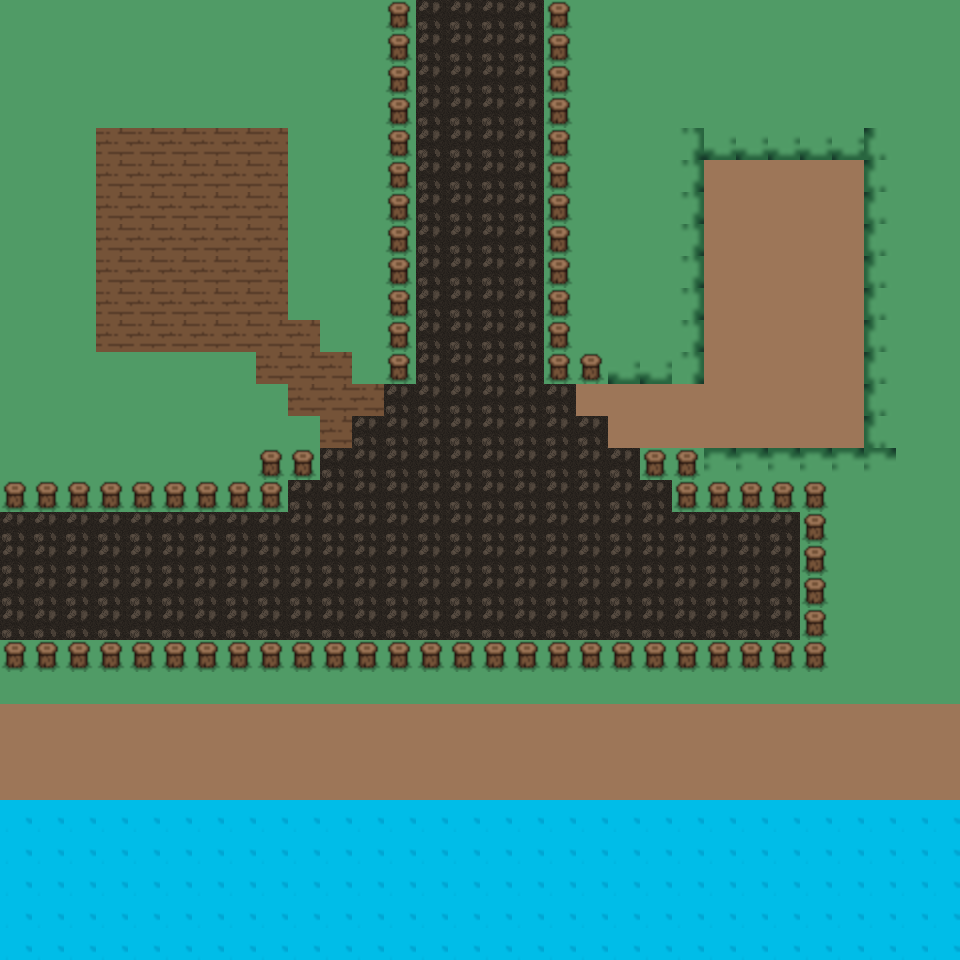

This game map was drawn from its Tiled (.tmx) file and the tilesets committed beside it. A one-line description and the full map source follow:
An orthogonal 30x30 tile map with 32x32 px tiles, 1 tile layer (Tile Layer 1).

<map version="1.10" tiledversion="1.10.2" orientation="orthogonal" renderorder="right-down" width="30" height="30" tilewidth="32" tileheight="32" infinite="0" nextlayerid="2" nextobjectid="1">
 <tileset firstgid="1" name="Project3" tilewidth="32" tileheight="32" tilecount="9" columns="0">
  <grid orientation="orthogonal" width="1" height="1" />
  <tile id="0">
   <image width="32" height="32" source="water_decorations.png" />
  </tile>
  <tile id="1">
   <image width="32" height="32" source="water.png" />
  </tile>
  <tile id="4">
   <image width="32" height="32" source="plains._edgepng.png" />
  </tile>
  <tile id="5">
   <image width="32" height="32" source="brown_plain.png" />
  </tile>
  <tile id="7">
   <image width="32" height="32" source="grass.png" />
  </tile>
  <tile id="9">
   <image width="32" height="32" source="fences.png" />
  </tile>
  <tile id="10">
   <image width="32" height="32" source="fence_end.png" />
  </tile>
  <tile id="11">
   <image width="32" height="32" source="fence_vert_mid.png" />
  </tile>
  <tile id="12">
   <image width="32" height="32" source="wooden.png" />
  </tile>
 </tileset>
 <layer id="1" name="Tile Layer 1" width="30" height="30">
  <data encoding="csv">
8,8,8,8,8,8,8,8,8,8,8,8,10,1,1,1,1,10,8,8,8,8,8,8,8,8,8,8,8,8,
8,8,8,8,8,8,8,8,8,8,8,8,10,1,1,1,1,10,8,8,8,8,8,8,8,8,8,8,8,8,
8,8,8,8,8,8,8,8,8,8,8,8,10,1,1,1,1,10,8,8,8,8,8,8,8,8,8,8,8,8,
8,8,8,8,8,8,8,8,8,8,8,8,10,1,1,1,1,10,8,8,8,8,8,8,8,8,8,8,8,8,
8,8,8,13,13,13,13,13,13,8,8,8,10,1,1,1,1,10,8,8,8,2684354565,3221225477,3221225477,3221225477,3221225477,3221225477,1610612741,8,8,
8,8,8,13,13,13,13,13,13,8,8,8,10,1,1,1,1,10,8,8,8,2684354565,6,6,6,6,6,1610612741,8,8,
8,8,8,13,13,13,13,13,13,8,8,8,10,1,1,1,1,10,8,8,8,2684354565,6,6,6,6,6,1610612741,8,8,
8,8,8,13,13,13,13,13,13,8,8,8,10,1,1,1,1,10,8,8,8,2684354565,6,6,6,6,6,1610612741,8,8,
8,8,8,13,13,13,13,13,13,8,8,8,10,1,1,1,1,10,8,8,8,2684354565,6,6,6,6,6,1610612741,8,8,
8,8,8,13,13,13,13,13,13,8,8,8,10,1,1,1,1,10,8,8,8,2684354565,6,6,6,6,6,1610612741,8,8,
8,8,8,13,13,13,13,13,13,13,8,8,10,1,1,1,1,10,8,8,8,2684354565,6,6,6,6,6,1610612741,8,8,
8,8,8,8,8,8,8,8,13,13,13,8,10,1,1,1,1,10,10,3221225477,3221225477,2684354565,6,6,6,6,6,1610612741,8,8,
8,8,8,8,8,8,8,8,8,13,13,13,1,1,1,1,1,1,6,6,6,6,6,6,6,6,6,1610612741,8,8,
8,8,8,8,8,8,8,8,8,8,13,1,1,1,1,1,1,1,1,6,6,6,6,6,6,6,6,1610612741,8,8,
8,8,8,8,8,8,8,8,10,10,1,1,1,1,1,1,1,1,1,1,10,10,5,5,5,5,5,5,8,8,
10,10,10,10,10,10,10,10,10,1,1,1,1,1,1,1,1,1,1,1,1,10,10,10,10,10,8,8,8,8,
1,1,1,1,1,1,1,1,1,1,1,1,1,1,1,1,1,1,1,1,1,1,1,1,1,10,8,8,8,8,
1,1,1,1,1,1,1,1,1,1,1,1,1,1,1,1,1,1,1,1,1,1,1,1,1,10,8,8,8,8,
1,1,1,1,1,1,1,1,1,1,1,1,1,1,1,1,1,1,1,1,1,1,1,1,1,10,8,8,8,8,
1,1,1,1,1,1,1,1,1,1,1,1,1,1,1,1,1,1,1,1,1,1,1,1,1,10,8,8,8,8,
10,10,10,10,10,10,10,10,10,10,10,10,10,10,10,10,10,10,10,10,10,10,10,10,10,10,8,8,8,8,
8,8,8,8,8,8,8,8,8,8,8,8,8,8,8,8,8,8,8,8,8,8,8,8,8,8,8,8,8,8,
6,6,6,6,6,6,6,6,6,6,6,6,6,6,6,6,6,6,6,6,6,6,6,6,6,6,6,6,6,6,
6,6,6,6,6,6,6,6,6,6,6,6,6,6,6,6,6,6,6,6,6,6,6,6,6,6,6,6,6,6,
6,6,6,6,6,6,6,6,6,6,6,6,6,6,6,6,6,6,6,6,6,6,6,6,6,6,6,6,6,6,
2,2,2,2,2,2,2,2,2,2,2,2,2,2,2,2,2,2,2,2,2,2,2,2,2,2,2,2,2,2,
2,2,2,2,2,2,2,2,2,2,2,2,2,2,2,2,2,2,2,2,2,2,2,2,2,2,2,2,2,2,
2,2,2,2,2,2,2,2,2,2,2,2,2,2,2,2,2,2,2,2,2,2,2,2,2,2,2,2,2,2,
2,2,2,2,2,2,2,2,2,2,2,2,2,2,2,2,2,2,2,2,2,2,2,2,2,2,2,2,2,2,
2,2,2,2,2,2,2,2,2,2,2,2,2,2,2,2,2,2,2,2,2,2,2,2,2,2,2,2,2,2
</data>
 </layer>
</map>